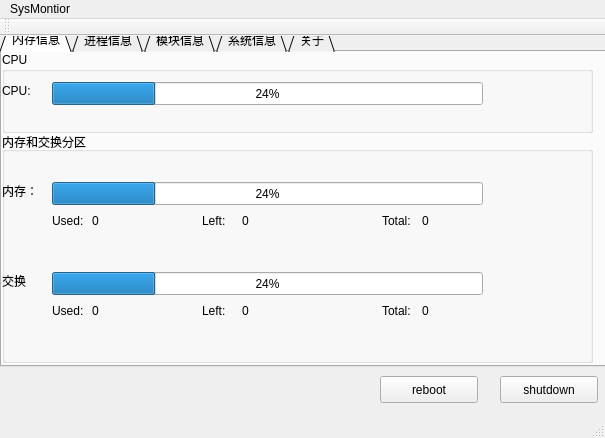
<?xml version="1.0" encoding="UTF-8"?>
<ui version="4.0">
 <class>MainWindow</class>
 <widget class="QMainWindow" name="MainWindow">
  <property name="geometry">
   <rect>
    <x>0</x>
    <y>0</y>
    <width>605</width>
    <height>438</height>
   </rect>
  </property>
  <property name="windowTitle">
   <string>MainWindow</string>
  </property>
  <widget class="QWidget" name="centralWidget">
   <widget class="QTabWidget" name="tabWidget_INFO">
    <property name="geometry">
     <rect>
      <x>0</x>
      <y>-10</y>
      <width>611</width>
      <height>341</height>
     </rect>
    </property>
    <property name="cursor">
     <cursorShape>WaitCursor</cursorShape>
    </property>
    <property name="tabShape">
     <enum>QTabWidget::Triangular</enum>
    </property>
    <property name="currentIndex">
     <number>0</number>
    </property>
    <property name="movable">
     <bool>false</bool>
    </property>
    <widget class="QWidget" name="MemoryInfo">
     <property name="toolTip">
      <string>&lt;html&gt;&lt;head/&gt;&lt;body&gt;&lt;p&gt;内存信息&lt;/p&gt;&lt;/body&gt;&lt;/html&gt;</string>
     </property>
     <property name="whatsThis">
      <string>&lt;html&gt;&lt;head/&gt;&lt;body&gt;&lt;p&gt;内存信息&lt;/p&gt;&lt;/body&gt;&lt;/html&gt;</string>
     </property>
     <attribute name="title">
      <string>内存信息</string>
     </attribute>
     <widget class="QGroupBox" name="groupBox">
      <property name="geometry">
       <rect>
        <x>0</x>
        <y>0</y>
        <width>591</width>
        <height>81</height>
       </rect>
      </property>
      <property name="title">
       <string>CPU</string>
      </property>
      <widget class="QProgressBar" name="progressBar_CPU">
       <property name="geometry">
        <rect>
         <x>50</x>
         <y>30</y>
         <width>431</width>
         <height>23</height>
        </rect>
       </property>
       <property name="value">
        <number>24</number>
       </property>
      </widget>
      <widget class="QLabel" name="label_11">
       <property name="geometry">
        <rect>
         <x>0</x>
         <y>30</y>
         <width>66</width>
         <height>17</height>
        </rect>
       </property>
       <property name="text">
        <string>CPU:</string>
       </property>
      </widget>
     </widget>
     <widget class="QGroupBox" name="groupBox_2">
      <property name="geometry">
       <rect>
        <x>0</x>
        <y>80</y>
        <width>591</width>
        <height>231</height>
       </rect>
      </property>
      <property name="title">
       <string>内存和交换分区</string>
      </property>
      <widget class="QProgressBar" name="progressBar_RAM">
       <property name="geometry">
        <rect>
         <x>50</x>
         <y>50</y>
         <width>431</width>
         <height>23</height>
        </rect>
       </property>
       <property name="value">
        <number>24</number>
       </property>
      </widget>
      <widget class="QProgressBar" name="progressBar_SWAP">
       <property name="geometry">
        <rect>
         <x>50</x>
         <y>140</y>
         <width>431</width>
         <height>23</height>
        </rect>
       </property>
       <property name="value">
        <number>24</number>
       </property>
      </widget>
      <widget class="QLabel" name="label_9">
       <property name="geometry">
        <rect>
         <x>0</x>
         <y>50</y>
         <width>66</width>
         <height>17</height>
        </rect>
       </property>
       <property name="text">
        <string>内存：</string>
       </property>
      </widget>
      <widget class="QLabel" name="label_10">
       <property name="geometry">
        <rect>
         <x>0</x>
         <y>140</y>
         <width>66</width>
         <height>17</height>
        </rect>
       </property>
       <property name="text">
        <string>交换</string>
       </property>
      </widget>
      <widget class="QLabel" name="label_12">
       <property name="geometry">
        <rect>
         <x>50</x>
         <y>80</y>
         <width>66</width>
         <height>17</height>
        </rect>
       </property>
       <property name="text">
        <string>Used:</string>
       </property>
      </widget>
      <widget class="QLabel" name="label_13">
       <property name="geometry">
        <rect>
         <x>200</x>
         <y>80</y>
         <width>66</width>
         <height>17</height>
        </rect>
       </property>
       <property name="text">
        <string>Left:</string>
       </property>
      </widget>
      <widget class="QLabel" name="label_14">
       <property name="geometry">
        <rect>
         <x>380</x>
         <y>80</y>
         <width>66</width>
         <height>17</height>
        </rect>
       </property>
       <property name="text">
        <string>Total:</string>
       </property>
      </widget>
      <widget class="QLabel" name="label_15">
       <property name="geometry">
        <rect>
         <x>380</x>
         <y>170</y>
         <width>66</width>
         <height>17</height>
        </rect>
       </property>
       <property name="text">
        <string>Total:</string>
       </property>
      </widget>
      <widget class="QLabel" name="label_16">
       <property name="geometry">
        <rect>
         <x>50</x>
         <y>170</y>
         <width>66</width>
         <height>17</height>
        </rect>
       </property>
       <property name="text">
        <string>Used:</string>
       </property>
      </widget>
      <widget class="QLabel" name="label_20">
       <property name="geometry">
        <rect>
         <x>200</x>
         <y>170</y>
         <width>66</width>
         <height>17</height>
        </rect>
       </property>
       <property name="text">
        <string>Left:</string>
       </property>
      </widget>
      <widget class="QLabel" name="label_RAM_Used">
       <property name="geometry">
        <rect>
         <x>90</x>
         <y>80</y>
         <width>66</width>
         <height>17</height>
        </rect>
       </property>
       <property name="text">
        <string>0</string>
       </property>
      </widget>
      <widget class="QLabel" name="label_RAM_Left">
       <property name="geometry">
        <rect>
         <x>240</x>
         <y>80</y>
         <width>66</width>
         <height>17</height>
        </rect>
       </property>
       <property name="text">
        <string>0</string>
       </property>
      </widget>
      <widget class="QLabel" name="label_RAM_Total">
       <property name="geometry">
        <rect>
         <x>420</x>
         <y>80</y>
         <width>66</width>
         <height>17</height>
        </rect>
       </property>
       <property name="text">
        <string>0</string>
       </property>
      </widget>
      <widget class="QLabel" name="label_SWAP_Total">
       <property name="geometry">
        <rect>
         <x>420</x>
         <y>170</y>
         <width>66</width>
         <height>17</height>
        </rect>
       </property>
       <property name="text">
        <string>0</string>
       </property>
      </widget>
      <widget class="QLabel" name="label_SWAP_Used">
       <property name="geometry">
        <rect>
         <x>90</x>
         <y>170</y>
         <width>66</width>
         <height>17</height>
        </rect>
       </property>
       <property name="text">
        <string>0</string>
       </property>
      </widget>
      <widget class="QLabel" name="label_SWAP_Left">
       <property name="geometry">
        <rect>
         <x>240</x>
         <y>170</y>
         <width>66</width>
         <height>17</height>
        </rect>
       </property>
       <property name="text">
        <string>0</string>
       </property>
      </widget>
     </widget>
    </widget>
    <widget class="QWidget" name="Process">
     <attribute name="title">
      <string>进程信息</string>
     </attribute>
     <widget class="QListWidget" name="listWidget_process">
      <property name="geometry">
       <rect>
        <x>0</x>
        <y>0</y>
        <width>421</width>
        <height>271</height>
       </rect>
      </property>
     </widget>
     <widget class="QPushButton" name="pushButton_pkill">
      <property name="geometry">
       <rect>
        <x>20</x>
        <y>280</y>
        <width>98</width>
        <height>27</height>
       </rect>
      </property>
      <property name="text">
       <string>kill</string>
      </property>
     </widget>
     <widget class="QPushButton" name="pushButton_prefresh">
      <property name="geometry">
       <rect>
        <x>170</x>
        <y>280</y>
        <width>98</width>
        <height>27</height>
       </rect>
      </property>
      <property name="text">
       <string>refresh</string>
      </property>
     </widget>
     <widget class="QLabel" name="label">
      <property name="geometry">
       <rect>
        <x>430</x>
        <y>30</y>
        <width>66</width>
        <height>17</height>
       </rect>
      </property>
      <property name="text">
       <string>进程数：</string>
      </property>
     </widget>
     <widget class="QLabel" name="label_pNum">
      <property name="geometry">
       <rect>
        <x>490</x>
        <y>30</y>
        <width>66</width>
        <height>17</height>
       </rect>
      </property>
      <property name="text">
       <string>0</string>
      </property>
     </widget>
     <widget class="QLabel" name="label_2">
      <property name="geometry">
       <rect>
        <x>430</x>
        <y>60</y>
        <width>66</width>
        <height>17</height>
       </rect>
      </property>
      <property name="text">
       <string>运行数：</string>
      </property>
     </widget>
     <widget class="QLabel" name="label_3">
      <property name="geometry">
       <rect>
        <x>430</x>
        <y>100</y>
        <width>66</width>
        <height>17</height>
       </rect>
      </property>
      <property name="text">
       <string>睡眠数：</string>
      </property>
     </widget>
     <widget class="QLabel" name="label_4">
      <property name="geometry">
       <rect>
        <x>430</x>
        <y>140</y>
        <width>66</width>
        <height>17</height>
       </rect>
      </property>
      <property name="text">
       <string>浆死数：</string>
      </property>
     </widget>
     <widget class="QLabel" name="label_pRun">
      <property name="geometry">
       <rect>
        <x>490</x>
        <y>60</y>
        <width>66</width>
        <height>17</height>
       </rect>
      </property>
      <property name="text">
       <string>0</string>
      </property>
     </widget>
     <widget class="QLabel" name="label_pSleep">
      <property name="geometry">
       <rect>
        <x>490</x>
        <y>100</y>
        <width>66</width>
        <height>17</height>
       </rect>
      </property>
      <property name="text">
       <string>0</string>
      </property>
     </widget>
     <widget class="QLabel" name="label_pZombie">
      <property name="geometry">
       <rect>
        <x>490</x>
        <y>140</y>
        <width>66</width>
        <height>17</height>
       </rect>
      </property>
      <property name="text">
       <string>0</string>
      </property>
     </widget>
    </widget>
    <widget class="QWidget" name="Module">
     <attribute name="title">
      <string>模块信息</string>
     </attribute>
     <widget class="QPushButton" name="pushButton_Model_install">
      <property name="geometry">
       <rect>
        <x>20</x>
        <y>280</y>
        <width>98</width>
        <height>27</height>
       </rect>
      </property>
      <property name="text">
       <string>Install</string>
      </property>
     </widget>
     <widget class="QPushButton" name="pushButton_Model_remove">
      <property name="geometry">
       <rect>
        <x>180</x>
        <y>280</y>
        <width>98</width>
        <height>27</height>
       </rect>
      </property>
      <property name="text">
       <string>Romove</string>
      </property>
     </widget>
     <widget class="QPushButton" name="pushButton_Model_refresh">
      <property name="geometry">
       <rect>
        <x>350</x>
        <y>280</y>
        <width>98</width>
        <height>27</height>
       </rect>
      </property>
      <property name="text">
       <string>refresh</string>
      </property>
     </widget>
     <widget class="QListWidget" name="listWidget_model">
      <property name="geometry">
       <rect>
        <x>0</x>
        <y>0</y>
        <width>561</width>
        <height>271</height>
       </rect>
      </property>
     </widget>
    </widget>
    <widget class="QWidget" name="System">
     <attribute name="title">
      <string>系统信息</string>
     </attribute>
     <widget class="QGroupBox" name="groupBox_3">
      <property name="geometry">
       <rect>
        <x>0</x>
        <y>0</y>
        <width>591</width>
        <height>171</height>
       </rect>
      </property>
      <property name="title">
       <string>处理器信息</string>
      </property>
      <widget class="QLabel" name="label_5">
       <property name="geometry">
        <rect>
         <x>50</x>
         <y>30</y>
         <width>66</width>
         <height>17</height>
        </rect>
       </property>
       <property name="text">
        <string>CPU名称：</string>
       </property>
      </widget>
      <widget class="QLabel" name="label_6">
       <property name="geometry">
        <rect>
         <x>50</x>
         <y>60</y>
         <width>66</width>
         <height>17</height>
        </rect>
       </property>
       <property name="text">
        <string>CPU类型：</string>
       </property>
      </widget>
      <widget class="QLabel" name="label_7">
       <property name="geometry">
        <rect>
         <x>50</x>
         <y>90</y>
         <width>66</width>
         <height>17</height>
        </rect>
       </property>
       <property name="text">
        <string>CPU频率：</string>
       </property>
      </widget>
      <widget class="QLabel" name="label_8">
       <property name="geometry">
        <rect>
         <x>50</x>
         <y>120</y>
         <width>81</width>
         <height>17</height>
        </rect>
       </property>
       <property name="text">
        <string>Cache大小：</string>
       </property>
      </widget>
      <widget class="QLabel" name="label_CPUName">
       <property name="geometry">
        <rect>
         <x>140</x>
         <y>30</y>
         <width>321</width>
         <height>17</height>
        </rect>
       </property>
       <property name="text">
        <string>未知</string>
       </property>
      </widget>
      <widget class="QLabel" name="label_CPUType">
       <property name="geometry">
        <rect>
         <x>140</x>
         <y>60</y>
         <width>151</width>
         <height>17</height>
        </rect>
       </property>
       <property name="text">
        <string>未知</string>
       </property>
      </widget>
      <widget class="QLabel" name="label_CPUFrequency">
       <property name="geometry">
        <rect>
         <x>140</x>
         <y>90</y>
         <width>66</width>
         <height>17</height>
        </rect>
       </property>
       <property name="text">
        <string>未知</string>
       </property>
      </widget>
      <widget class="QLabel" name="label_CatheCapacity">
       <property name="geometry">
        <rect>
         <x>140</x>
         <y>120</y>
         <width>66</width>
         <height>17</height>
        </rect>
       </property>
       <property name="text">
        <string>未知</string>
       </property>
      </widget>
     </widget>
     <widget class="QGroupBox" name="groupBox_4">
      <property name="geometry">
       <rect>
        <x>0</x>
        <y>180</y>
        <width>591</width>
        <height>121</height>
       </rect>
      </property>
      <property name="title">
       <string>操作系统信息</string>
      </property>
      <widget class="QLabel" name="label_17">
       <property name="geometry">
        <rect>
         <x>70</x>
         <y>30</y>
         <width>111</width>
         <height>17</height>
        </rect>
       </property>
       <property name="text">
        <string>操作系统类型：</string>
       </property>
      </widget>
      <widget class="QLabel" name="label_18">
       <property name="geometry">
        <rect>
         <x>70</x>
         <y>60</y>
         <width>111</width>
         <height>17</height>
        </rect>
       </property>
       <property name="text">
        <string>操作系统版本：</string>
       </property>
      </widget>
      <widget class="QLabel" name="label_19">
       <property name="geometry">
        <rect>
         <x>70</x>
         <y>90</y>
         <width>111</width>
         <height>17</height>
        </rect>
       </property>
       <property name="text">
        <string>GCC编译器：</string>
       </property>
      </widget>
      <widget class="QLabel" name="label_SystemType">
       <property name="geometry">
        <rect>
         <x>190</x>
         <y>30</y>
         <width>151</width>
         <height>17</height>
        </rect>
       </property>
       <property name="text">
        <string>未知</string>
       </property>
      </widget>
      <widget class="QLabel" name="label_SystemVersion">
       <property name="geometry">
        <rect>
         <x>190</x>
         <y>60</y>
         <width>281</width>
         <height>17</height>
        </rect>
       </property>
       <property name="text">
        <string>未知</string>
       </property>
      </widget>
      <widget class="QLabel" name="label_GCCVersion">
       <property name="geometry">
        <rect>
         <x>190</x>
         <y>90</y>
         <width>291</width>
         <height>17</height>
        </rect>
       </property>
       <property name="text">
        <string>未知</string>
       </property>
      </widget>
     </widget>
    </widget>
    <widget class="QWidget" name="tab">
     <attribute name="title">
      <string>关于</string>
     </attribute>
     <widget class="QLabel" name="label_21">
      <property name="geometry">
       <rect>
        <x>20</x>
        <y>30</y>
        <width>66</width>
        <height>17</height>
       </rect>
      </property>
      <property name="text">
       <string>项目名：</string>
      </property>
     </widget>
     <widget class="QLabel" name="label_22">
      <property name="geometry">
       <rect>
        <x>100</x>
        <y>30</y>
        <width>191</width>
        <height>17</height>
       </rect>
      </property>
      <property name="text">
       <string>Linux下Qt实现任务管理器</string>
      </property>
     </widget>
     <widget class="QLabel" name="label_23">
      <property name="geometry">
       <rect>
        <x>100</x>
        <y>70</y>
        <width>191</width>
        <height>17</height>
       </rect>
      </property>
      <property name="text">
       <string>ljheee  </string>
      </property>
     </widget>
     <widget class="QLabel" name="label_24">
      <property name="geometry">
       <rect>
        <x>20</x>
        <y>70</y>
        <width>66</width>
        <height>17</height>
       </rect>
      </property>
      <property name="text">
       <string>作者：</string>
      </property>
     </widget>
     <widget class="QLabel" name="label_25">
      <property name="geometry">
       <rect>
        <x>100</x>
        <y>110</y>
        <width>191</width>
        <height>17</height>
       </rect>
      </property>
      <property name="text">
       <string>2017-4-10</string>
      </property>
     </widget>
     <widget class="QLabel" name="label_26">
      <property name="geometry">
       <rect>
        <x>20</x>
        <y>110</y>
        <width>66</width>
        <height>17</height>
       </rect>
      </property>
      <property name="text">
       <string>时间：</string>
      </property>
     </widget>
     <widget class="QLabel" name="label_27">
      <property name="geometry">
       <rect>
        <x>100</x>
        <y>150</y>
        <width>191</width>
        <height>17</height>
       </rect>
      </property>
      <property name="text">
       <string>QQ554278334</string>
      </property>
     </widget>
     <widget class="QLabel" name="label_28">
      <property name="geometry">
       <rect>
        <x>20</x>
        <y>150</y>
        <width>66</width>
        <height>17</height>
       </rect>
      </property>
      <property name="text">
       <string>联系：</string>
      </property>
     </widget>
    </widget>
   </widget>
   <widget class="QPushButton" name="pushButton_reboot">
    <property name="geometry">
     <rect>
      <x>380</x>
      <y>340</y>
      <width>98</width>
      <height>27</height>
     </rect>
    </property>
    <property name="text">
     <string>reboot</string>
    </property>
   </widget>
   <widget class="QPushButton" name="pushButton_halt">
    <property name="geometry">
     <rect>
      <x>500</x>
      <y>340</y>
      <width>98</width>
      <height>27</height>
     </rect>
    </property>
    <property name="text">
     <string>shutdown</string>
    </property>
   </widget>
  </widget>
  <widget class="QMenuBar" name="menuBar">
   <property name="geometry">
    <rect>
     <x>0</x>
     <y>0</y>
     <width>605</width>
     <height>30</height>
    </rect>
   </property>
   <widget class="QMenu" name="menuSysMontior">
    <property name="title">
     <string>SysMontior</string>
    </property>
   </widget>
   <addaction name="menuSysMontior"/>
  </widget>
  <widget class="QToolBar" name="mainToolBar">
   <attribute name="toolBarArea">
    <enum>TopToolBarArea</enum>
   </attribute>
   <attribute name="toolBarBreak">
    <bool>false</bool>
   </attribute>
  </widget>
  <widget class="QStatusBar" name="statusBar"/>
 </widget>
 <layoutdefault spacing="6" margin="11"/>
 <resources/>
 <connections/>
</ui>
